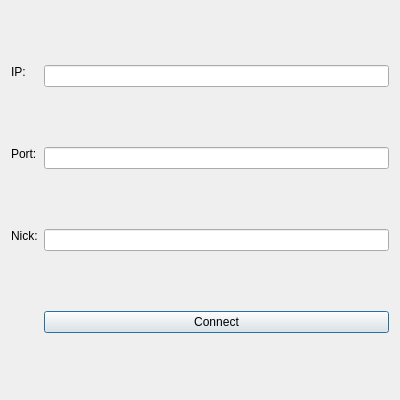
<?xml version="1.0" encoding="UTF-8"?>
<ui version="4.0">
 <class>ConnectDialog</class>
 <widget class="QDialog" name="ConnectDialog">
  <property name="geometry">
   <rect>
    <x>0</x>
    <y>0</y>
    <width>400</width>
    <height>400</height>
   </rect>
  </property>
  <property name="sizePolicy">
   <sizepolicy hsizetype="MinimumExpanding" vsizetype="MinimumExpanding">
    <horstretch>0</horstretch>
    <verstretch>0</verstretch>
   </sizepolicy>
  </property>
  <property name="windowTitle">
   <string>Connect</string>
  </property>
  <layout class="QFormLayout" name="formLayout">
   <item row="0" column="0">
    <widget class="QLabel" name="ipLabel">
     <property name="sizePolicy">
      <sizepolicy hsizetype="Preferred" vsizetype="Fixed">
       <horstretch>100</horstretch>
       <verstretch>80</verstretch>
      </sizepolicy>
     </property>
     <property name="text">
      <string>IP:</string>
     </property>
    </widget>
   </item>
   <item row="0" column="1">
    <widget class="QLineEdit" name="ipLine">
     <property name="sizePolicy">
      <sizepolicy hsizetype="MinimumExpanding" vsizetype="Fixed">
       <horstretch>200</horstretch>
       <verstretch>80</verstretch>
      </sizepolicy>
     </property>
    </widget>
   </item>
   <item row="1" column="0">
    <widget class="QLabel" name="portLabel">
     <property name="sizePolicy">
      <sizepolicy hsizetype="Preferred" vsizetype="Fixed">
       <horstretch>100</horstretch>
       <verstretch>80</verstretch>
      </sizepolicy>
     </property>
     <property name="text">
      <string>Port:</string>
     </property>
    </widget>
   </item>
   <item row="1" column="1">
    <widget class="QLineEdit" name="portLine">
     <property name="sizePolicy">
      <sizepolicy hsizetype="MinimumExpanding" vsizetype="Fixed">
       <horstretch>200</horstretch>
       <verstretch>80</verstretch>
      </sizepolicy>
     </property>
    </widget>
   </item>
   <item row="2" column="0">
    <widget class="QLabel" name="nickLabel">
     <property name="sizePolicy">
      <sizepolicy hsizetype="Preferred" vsizetype="Fixed">
       <horstretch>100</horstretch>
       <verstretch>80</verstretch>
      </sizepolicy>
     </property>
     <property name="text">
      <string>Nick:</string>
     </property>
    </widget>
   </item>
   <item row="2" column="1">
    <widget class="QLineEdit" name="nickLine">
     <property name="sizePolicy">
      <sizepolicy hsizetype="MinimumExpanding" vsizetype="Fixed">
       <horstretch>200</horstretch>
       <verstretch>80</verstretch>
      </sizepolicy>
     </property>
    </widget>
   </item>
   <item row="3" column="1">
    <widget class="QPushButton" name="connectButton">
     <property name="sizePolicy">
      <sizepolicy hsizetype="Minimum" vsizetype="Fixed">
       <horstretch>200</horstretch>
       <verstretch>80</verstretch>
      </sizepolicy>
     </property>
     <property name="text">
      <string>Connect</string>
     </property>
    </widget>
   </item>
  </layout>
 </widget>
 <resources/>
 <connections/>
</ui>
